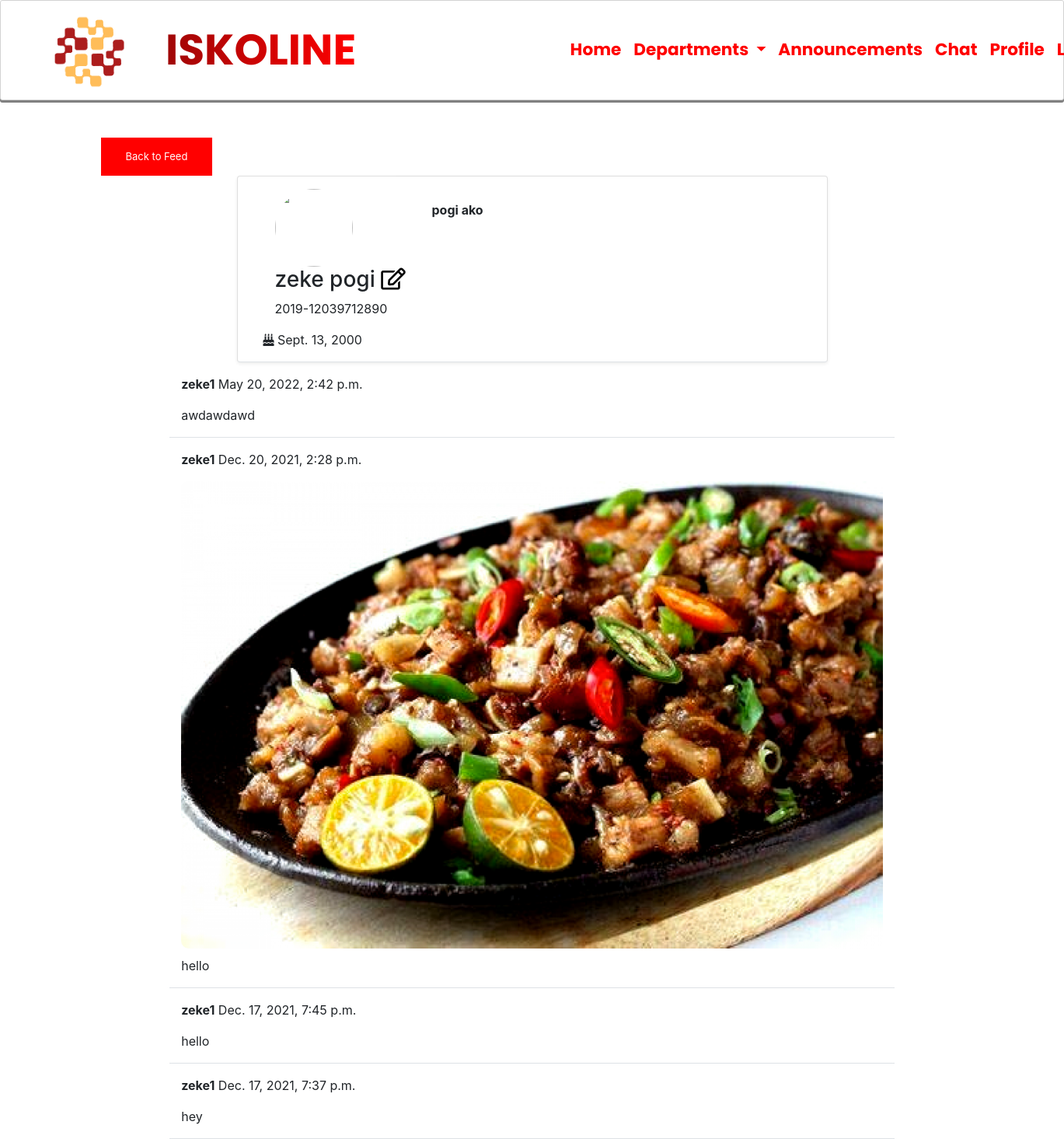
/profile/1/ (signed in), run on the app's committed database.
### student/models.py (models this page shows)
class UserProfile(models.Model):
    user = models.OneToOneField(User, primary_key=True, verbose_name='user', related_name='profile', on_delete=models.CASCADE)
    name = models.CharField(max_length=30, blank=True, null=True)
    email = models.CharField(max_length=200, null=True)
    bio = models.TextField(max_length=500, blank=True, null=True)
    birth_date=models.DateField(null=True, blank=True)
    location = models.CharField(max_length=100, blank=True, null=True)
    picture = models.ImageField(upload_to='uploads/profile_pictures', default='uploads/profile_pictures/default.jpg', blank=True)
    GENDER_CHOICES = (
        ('Male', 'Male'),
        ('Female', 'Female'),
    )
    gender = models.CharField(max_length=6, blank=True, null=True ,choices=GENDER_CHOICES)
    student_id = models.CharField(max_length=16, blank=False, null=True)

class Post(models.Model):
    body = models.TextField()
    date = models.DateTimeField(default=timezone.now)
    author = models.ForeignKey(User, on_delete=models.CASCADE)
    image = models.ImageField(upload_to='uploads/post_photos', blank=True, null=True)

### student/views.py (the view)
# urls.py: path('profile/<int:pk>/', ProfileView.as_view(), name='profile'),
class ProfileView(View):
    def get(self, request, pk, *args, **kwargs):
        profile = UserProfile.objects.get(pk=pk)
        user = profile.user
        posts = Post.objects.filter(author=user).order_by('-date')
        context = {
            'user': user,
            'profile': profile,
            'posts': posts
        }
        return render(request, 'home/profile.html', context)

### student/templates/home/profile.html (shortened to what this page needs)
{% extends 'home/base.html' %}
{% load static %}
{% block content %}
<div class="container">
    <div class="row mt-5">
        <div class="col-md-3 col-sm-6">
            <a href="{% url 'post_list' %}" button class="button button2">Back to Feed</a>
        </div>
    </div>
    <div class="row justify-content-center">
        <div class="card shadow-sm col-md-8 col-sm-12 border-bottom px-5 pt-3">
            <div class="bio">
                {% if profile.bio %}
                <b> <p>{{ profile.bio }} </p> </b>
                {% endif %}
            </div>
            <div>
            {% if profile.picture %}
            <img src="{{ profile.picture.url }}" class="rounded-circle" width="100" height="100" />
            {% else %}
            <img src="https://res.cloudinary.com/dmagk9gck/image/upload/v1652844857/media/uploads/default_u8embw.jpg" class="rounded-circle" width="100" height="100" />
            {% endif %}
            {% if profile.name %}
            <h3 class="py-7">{{ profile.name }}
                <span>
                    {% if request.user == user %}
                        <a href="{% url 'profile_edit' profile.pk %}" style="color: #000"><i class="far fa-edit"></i></a>
                    {% endif %}
                </span>
                {% endif %}
            </h3>
            {% if profile.student_id %}
            <p>{{ profile.student_id }}</p>
            {% endif %}
            <div class="row">
                <div class="col-md-">
                    {% if profile.birth_date %}
                    <p> <i class="fa fa-birthday-cake"> </i>  {{ profile.birth_date }}  </p>
                    {% endif %}
                </div>
            </div>
        </div>
        </div>
    </div>
    </div>
    {% for post in posts %}
    <div class="row justify-content-center mt-3">
        <div class="col-md-8 col-sm-12 border-bottom position-relative">
            <p><strong>{{ post.author }}</strong> {{ post.date }}</p>
                <div class="position-relative">
                {% if post.image %}
                    <img src="{{ post.image.url }}" class="post-image"/>
                {% endif %}
                    <p>{{ post.body }}</p>
                </div>
        </div>
    </div>
    {% endfor %}
{% endblock content %}

### static/style.css (style rules this page uses)
* { margin: 0; padding: 0; box-sizing: border-box; }
html { scroll-behavior: smooth; }
body { overflow-x: hidden; }
.post-image { max-width:100%; height: auto; border-radius: 10px; margin-bottom: 10px; margin-left: auto; margin-right: auto; display: block; }
.button { background-color: red; border: none; color: white; padding: 15px 32px; text-align: center; text-decoration: none; display: inline-block; font-size: 13px; cursor: pointer; -webkit-transition-duration: 0.4s; transition-duration: 0.4s; margin: 0px; }
.bio { position:absolute; padding-top: 15px; left: 250px; }

### data on the page
UserProfile: bio "pogi ako", name "zeke pogi", student_id "2019-12039712890", birth_date "Sept. 13, 2000"
Post: author "zeke1", date "May 20, 2022, 2:42 p.m.", body "awdawdawd"
Post: author "zeke1", date "Dec. 20, 2021, 2:28 p.m.", image (picture), body "hello"
Post: author "zeke1", date "Dec. 17, 2021, 7:45 p.m.", body "hello"
Post: author "zeke1", date "Dec. 17, 2021, 7:37 p.m.", body "hey"
